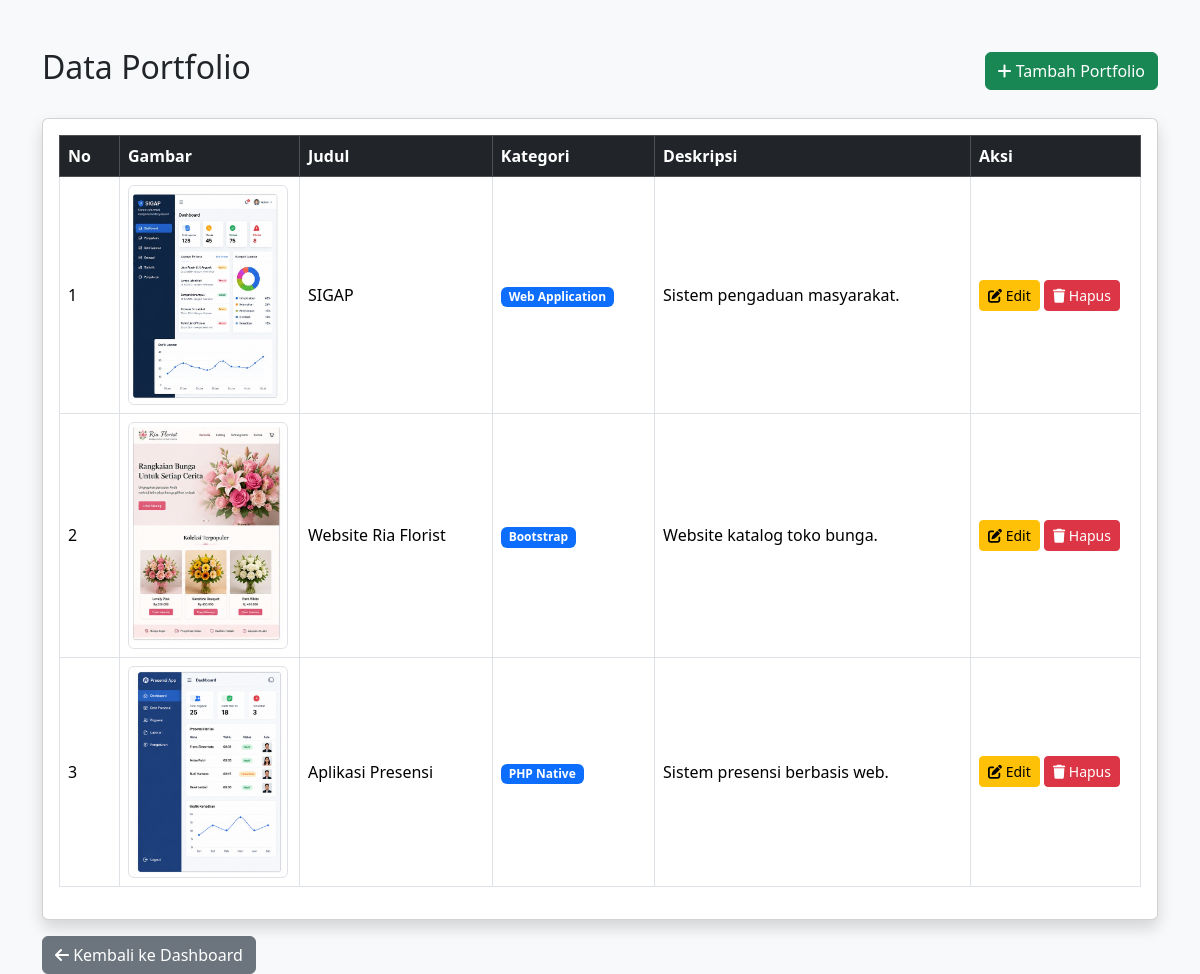
The page /admin/portfolio/index.php (signed in) on the database its author committed.
### tables this page shows
CREATE TABLE `portfolio` (
  `id` int(11) NOT NULL,
  `judul` varchar(100) DEFAULT NULL,
  `kategori` varchar(100) DEFAULT NULL,
  `deskripsi` text DEFAULT NULL,
  `gambar` varchar(255) DEFAULT NULL
);

### admin/portfolio/index.php (the view, shortened to what this page needs)
<?php
include "../../config/koneksi.php";
$data = mysqli_query($koneksi, "SELECT * FROM portfolio ORDER BY id DESC");
?>
<!DOCTYPE html>
<html lang="id">
<head>
    <link href="https://cdn.jsdelivr.net/npm/bootstrap@5.3.3/dist/css/bootstrap.min.css" rel="stylesheet">
    <link rel="stylesheet"
        href="https://cdnjs.cloudflare.com/ajax/libs/font-awesome/6.5.2/css/all.min.css">
</head>
<body class="bg-light">
    <div class="container mt-5">
        <div class="d-flex justify-content-between align-items-center mb-4">
            <h2>Data Portfolio</h2>
            <a href="tambah.php" class="btn btn-success">
                <i class="fa fa-plus"></i> Tambah Portfolio
            </a>
        </div>
        <div class="card shadow">
            <div class="card-body">
                <table class="table table-bordered table-hover align-middle">
                    <thead class="table-dark">
                        <tr>
                            <th width="60">No</th>
                            <th width="180">Gambar</th>
                            <th>Judul</th>
                            <th>Kategori</th>
                            <th>Deskripsi</th>
                            <th width="170">Aksi</th>
                        </tr>
                    </thead>
                    <tbody>
                        <?php
                        $no = 1;
                        while ($row = mysqli_fetch_assoc($data)) :
                        ?>
                            <tr>
                                <td><?= $no++; ?></td>
                                <td>
                                    <img
                                        src="../../assets/img/<?= $row['gambar']; ?>"
                                        width="160"
                                        class="img-thumbnail">
                                </td>
                                <td>
                                    <?= htmlspecialchars($row['judul']); ?>
                                </td>
                                <td>
                                    <span class="badge bg-primary">
                                        <?= htmlspecialchars($row['kategori']); ?>
                                    </span>
                                </td>
                                <td>
                                    <?= htmlspecialchars($row['deskripsi']); ?>
                                </td>
                                <td>
                                    <a
                                        href="edit.php?id=<?= $row['id']; ?>"
                                        class="btn btn-warning btn-sm">
                                        <i class="fa fa-edit"></i>
                                        Edit
                                    </a>
                                    <a
                                        href="hapus.php?id=<?= $row['id']; ?>"
                                        class="btn btn-danger btn-sm"
                                        onclick="return confirm('Yakin ingin menghapus data ini?')">
                                        <i class="fa fa-trash"></i>
                                        Hapus
                                    </a>
                                </td>
                            </tr>
                        <?php endwhile; ?>
                    </tbody>
                </table>
            </div>
        </div>
        <div class="mt-3">
            <a href="../dashboard.php" class="btn btn-secondary">
                <i class="fa fa-arrow-left"></i>
                Kembali ke Dashboard
            </a>
        </div>
    </div>
</body>
</html>

### rows shown on the page
portfolio: gambar (picture), judul "SIGAP", kategori "Web Application", deskripsi "Sistem pengaduan masyarakat."
portfolio: gambar (picture), judul "Website Ria Florist", kategori "Bootstrap", deskripsi "Website katalog toko bunga."
portfolio: gambar (picture), judul "Aplikasi Presensi", kategori "PHP Native", deskripsi "Sistem presensi berbasis web."
